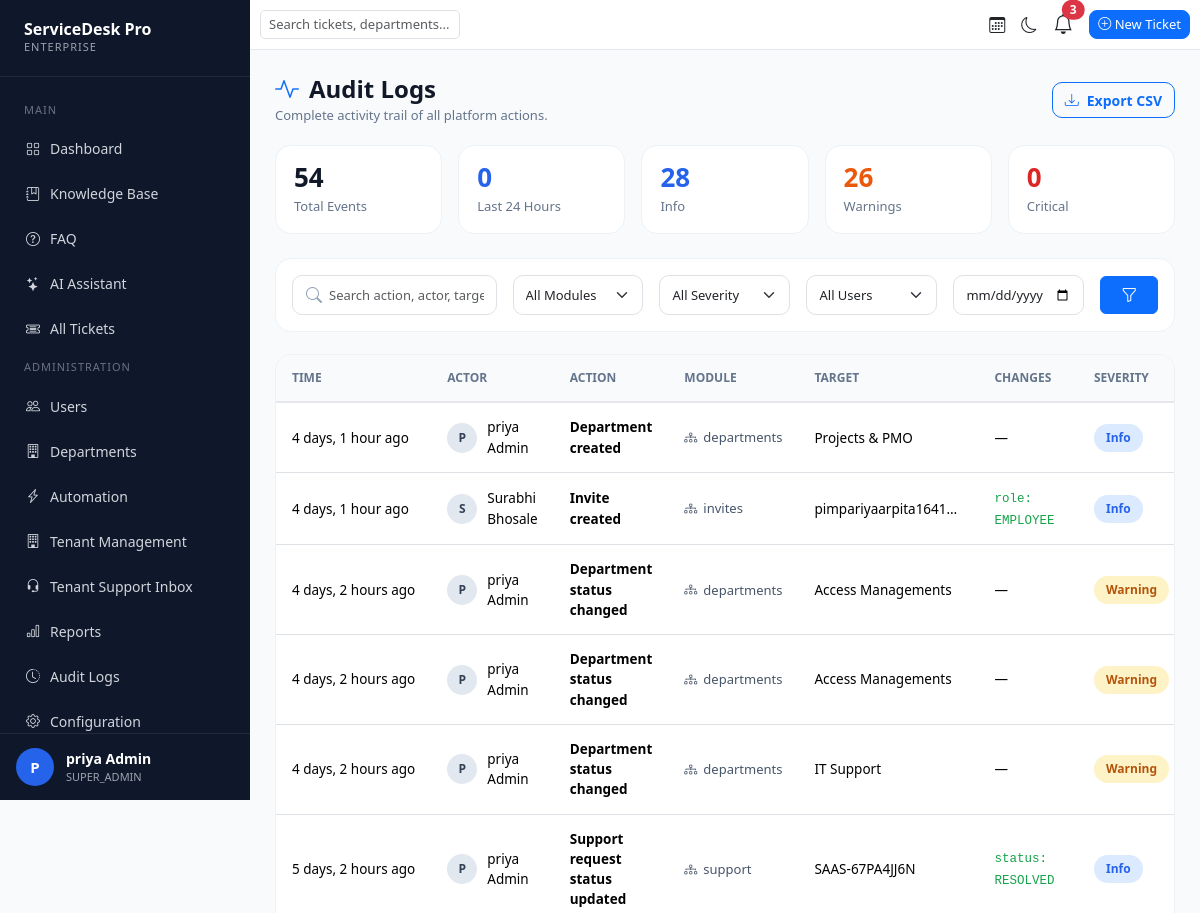
The app's page /audit-logs/ (signed in, upper part), older data.
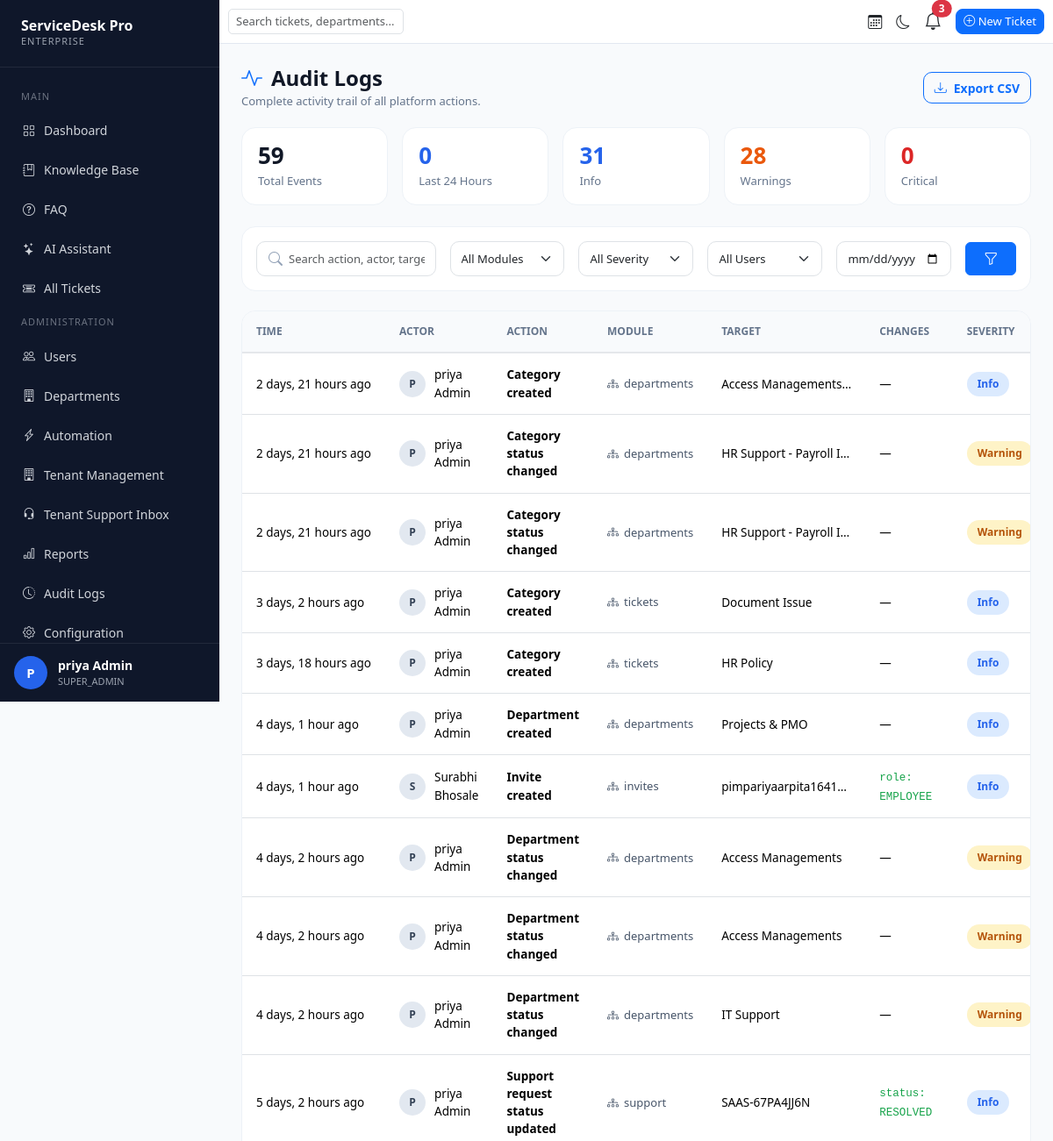
The same page, newer data.
### accounts/models.py (models this page shows, shortened)
class User(AbstractUser):
    ROLE_CHOICES = (
        ('SUPER_ADMIN', 'Super Admin'),
        ('ADMIN', 'Admin'),
        ('AGENT', 'Agent'),
        ('EMPLOYEE', 'Employee'),
    )
    email = models.EmailField(unique=True)
    role = models.CharField(
        max_length=20,
        choices=ROLE_CHOICES,
        default='EMPLOYEE'
    )
    phone = models.CharField(
        max_length=15,
        blank=True,
        null=True
    )
    profile_image = models.ImageField(
        upload_to='profile_images/',
        blank=True,
        null=True
    )
    department = models.ForeignKey(
        'departments.Department',
        on_delete=models.SET_NULL,
        blank=True,
        null=True
    )
    tenant = models.ForeignKey(
        'tenants.Tenant',
        on_delete=models.SET_NULL,
        blank=True,
        null=True,
        related_name='users'
    )
    is_locked = models.BooleanField(
        default=False
    )
    failed_login_attempts = models.PositiveIntegerField(
        default=0
    )
    locked_at = models.DateTimeField(
        null=True,
        blank=True
    )
    USERNAME_FIELD = 'email'
    REQUIRED_FIELDS = ['username']

### auditlogs/models.py (models this page shows, shortened)
class AuditLog(models.Model):
    MODULE_CHOICES = (
        ('USERS', 'Users'),
        ('ROLES', 'Roles'),
        ('TICKETS', 'Tickets'),
        ('DEPARTMENTS', 'Departments'),
        ('CONFIG', 'Config'),
        ('SYSTEM', 'System'),
        ('KNOWLEDGE_BASE', 'Knowledge Base'),
        ('TENANTS', 'Tenants'),
        ('INVITES', 'Invites'),
        ('SUPPORT', 'Support'),
    )
    SEVERITY_CHOICES = (
        ('INFO', 'Info'),
        ('WARNING', 'Warning'),
        ('CRITICAL', 'Critical'),
    )
    actor = models.ForeignKey(
        settings.AUTH_USER_MODEL,
        on_delete=models.SET_NULL,
        null=True,
        blank=True,
        related_name='audit_logs'
    )
    action = models.CharField(
        max_length=100
    )
    action_label = models.CharField(
        max_length=150
    )
    module = models.CharField(
        max_length=20,
        choices=MODULE_CHOICES,
        default='SYSTEM'
    )
    target = models.CharField(
        max_length=255,
        blank=True
    )
    severity = models.CharField(
        max_length=10,
        choices=SEVERITY_CHOICES,
        default='INFO'
    )
    changes_before = models.JSONField(
        null=True,
        blank=True
    )
    changes_after = models.JSONField(
        null=True,
        blank=True
    )
    created_at = models.DateTimeField(
        auto_now_add=True
    )
    class Meta:
        ordering = ['-created_at']
    @property
    def actor_name(self):
        if self.actor:
            full_name = f"{self.actor.first_name} {self.actor.last_name}".strip()
            return full_name if full_name else self.actor.email
        return "System"
    @property
    def changes_summary(self):
        data = self.changes_after or self.changes_before
        if not data:
            return None
        key, value = next(iter(data.items()))
        text = f"{key}: {value}"
        if len(text) > 22:
            text = text[:22] + "…"
        return text
    @property
    def changes_before_json(self):
        return json.dumps(self.changes_before) if self.changes_before else 'null'
    @property
    def changes_after_json(self):
        return json.dumps(self.changes_after) if self.changes_after else 'null'

### auditlogs/views.py (the view)
# urls.py: path('', audit_log_list, name='audit_logs'),
@login_required
def audit_log_list(request):
    if request.user.role not in ['ADMIN', 'SUPER_ADMIN']:
        return redirect('dashboard')
    logs = AuditLog.objects.select_related('actor').all()
    logs = _apply_filters(request, logs)
    all_logs = AuditLog.objects.all()
    total_events = all_logs.count()
    last_24h = all_logs.filter(
        created_at__gte=timezone.now() - timedelta(hours=24)
    ).count()
    info_count = all_logs.filter(severity='INFO').count()
    warning_count = all_logs.filter(severity='WARNING').count()
    critical_count = all_logs.filter(severity='CRITICAL').count()
    context = {
        "logs": logs,
        "total_events": total_events,
        "last_24h": last_24h,
        "info_count": info_count,
        "warning_count": warning_count,
        "critical_count": critical_count,
        "modules": AuditLog.MODULE_CHOICES,
        "severities": AuditLog.SEVERITY_CHOICES,
        "actors": User.objects.filter(
            audit_logs__isnull=False
        ).distinct().order_by('first_name'),
    }
    return render(
        request,
        "audit_logs.html",
        context
    )

### templates/audit_logs.html (shortened to what this page needs)
{% extends 'base.html' %}
{% block content %}
<div class="audit-logs">
    <div class="page-header">
        <div>
            <h2 class="page-title">
                <i class="bi bi-activity text-primary"></i>
                Audit Logs
            </h2>
            <p class="page-subtitle">
                Complete activity trail of all platform actions.
            </p>
        </div>
        <div>
            <a href="{% url 'audit_logs_export_csv' %}?{{ request.GET.urlencode }}" class="btn btn-outline-primary export-btn">
                <i class="bi bi-download me-2"></i>
                Export CSV
            </a>
        </div>
    </div>
    <div class="row g-3 mb-4">
        <div class="col-xl col-md-4 col-6">
            <div class="summary-card summary-total">
                <h3>{{ total_events }}</h3>
                <span>Total Events</span>
            </div>
        </div>
        <div class="col-xl col-md-4 col-6">
            <div class="summary-card summary-recent">
                <h3>{{ last_24h }}</h3>
                <span>Last 24 Hours</span>
            </div>
        </div>
        <div class="col-xl col-md-4 col-6">
            <div class="summary-card summary-info">
                <h3>{{ info_count }}</h3>
                <span>Info</span>
            </div>
        </div>
        <div class="col-xl col-md-4 col-6">
            <div class="summary-card summary-warning">
                <h3>{{ warning_count }}</h3>
                <span>Warnings</span>
            </div>
        </div>
        <div class="col-xl col-md-4 col-6">
            <div class="summary-card summary-critical">
                <h3>{{ critical_count }}</h3>
                <span>Critical</span>
            </div>
        </div>
    </div>
    <div class="filter-card">
        <form method="get">
            <div class="row g-3 align-items-center">
                <div class="col-lg-3">
                    <div class="filter-search-box">
                        <i class="bi bi-search"></i>
                        <input type="text" class="form-control" name="search"
                               placeholder="Search action, actor, target..."
                               value="{{ request.GET.search }}">
                    </div>
                </div>
                <div class="col-lg-2">
                    <select class="form-select" name="module">
                        <option value="">All Modules</option>
                    </select>
                </div>
                <div class="col-lg-2">
                    <select class="form-select" name="severity">
                        <option value="">All Severity</option>
                    </select>
                </div>
                <div class="col-lg-2">
                    <select class="form-select" name="user">
                        <option value="">All Users</option>
                    </select>
                </div>
                <div class="col-lg-2">
                    <input type="date" class="form-control" name="date" value="{{ request.GET.date }}">
                </div>
                <div class="col-lg-1 d-flex gap-2">
                    <button class="btn btn-primary w-100" title="Apply Filters">
                        <i class="bi bi-funnel"></i>
                    </button>
                </div>
            </div>
        </form>
    </div>
    <div class="table-card">
        <div class="table-responsive">
            <table class="table align-middle">
                <thead>
                    <tr>
                        <th>Time</th>
                        <th>Actor</th>
                        <th>Action</th>
                        <th>Module</th>
                        <th>Target</th>
                        <th>Changes</th>
                        <th>Severity</th>
                    </tr>
                </thead>
                <tbody>
                {% for log in logs %}
                    <tr class="audit-row"
                        data-timestamp="{{ log.created_at|date:'M d, Y, g:i A' }}"
                        data-severity="{{ log.severity }}"
                        data-severity-label="{{ log.get_severity_display }}"
                        data-actor="{{ log.actor_name }}"
                        data-module="{{ log.get_module_display }}"
                        data-action="{{ log.action }}"
                        data-action-label="{{ log.action_label }}"
                        data-target="{{ log.target }}"
                        data-before='{{ log.changes_before_json }}'
                        data-after='{{ log.changes_after_json }}'>
                        <td class="time-cell" title="{{ log.created_at|date:'M d, Y, g:i A' }}">
                            {{ log.created_at|timesince }} ago
                        </td>
                        <td>
                            <div class="actor-info">
                                <div class="actor-avatar {% if not log.actor %}system{% endif %}">
                                    {% if log.actor %}
                                        {{ log.actor.first_name|slice:":1"|upper|default:log.actor.email|slice:":1"|upper }}
                                    {% endif %}
                                </div>
                                {% if log.actor %}
                                    <span>{{ log.actor_name }}</span>
                                {% endif %}
                            </div>
                        </td>
                        <td>
                            <strong>{{ log.action_label }}</strong>
                        </td>
                        <td>
                            <span class="module-chip">
                                <i class="bi bi-diagram-3"></i>
                                {{ log.get_module_display|lower }}
                            </span>
                        </td>
                        <td class="target-cell" title="{{ log.target }}">
                            {{ log.target|default:"—" }}
                        </td>
                        <td class="changes-cell">
                            {% if log.changes_summary %}
                                <code>{{ log.changes_summary }}</code>
                            {% else %}
                                —
                            {% endif %}
                        </td>
                        <td>
                            <span class="severity-badge severity-{{ log.severity|lower }}">
                                {{ log.get_severity_display }}
                            </span>
                        </td>
                    </tr>
                {% endfor %}
                </tbody>
            </table>
        </div>
    </div>
</div>
{% endblock %}

### templates/base.html (shortened to what this page needs)
<!DOCTYPE html>
<html lang="en">
<head>
    <link href="https://cdn.jsdelivr.net/npm/bootstrap@5.3.3/dist/css/bootstrap.min.css" rel="stylesheet">
    <link rel="stylesheet" href="https://cdn.jsdelivr.net/npm/bootstrap-icons@1.11.3/font/bootstrap-icons.min.css">
</head>
<body>
<div class="sidebar">
    <div class="logo">
        <h3>ServiceDesk Pro</h3>
        <p>ENTERPRISE</p>
    </div>
    <div class="menu">
        <div class="menu-title">Main</div>
        <a href="{% url 'dashboard' %}">
            <i class="bi bi-grid"></i> Dashboard
        </a>
        <a href="{% url 'knowledge_base_list' %}">
            <i class="bi bi-journal-bookmark"></i> Knowledge Base
        </a>
        <a href="{% url 'faq_list' %}">
            <i class="bi bi-question-circle"></i> FAQ
        </a>
        <a href="{% url 'ai_assistant' %}">
            <i class="bi bi-stars"></i> AI Assistant
        </a>
        {% if request.user.role == 'ADMIN' or request.user.role == 'SUPER_ADMIN' %}
        <a href="{% url 'all_tickets' %}">
            <i class="bi bi-ticket-detailed"></i> All Tickets
        </a>
        <div class="menu-title">Administration</div>
        <a href="{% url 'users_list' %}">
            <i class="bi bi-people"></i> Users
        </a>
        <a href="{% url 'department_list' %}">
            <i class="bi bi-building"></i> Departments
        </a>
        <a href="{% url 'automation_list' %}">
            <i class="bi bi-lightning-charge"></i> Automation
        </a>
        {% if request.user.role == 'SUPER_ADMIN' %}
        <a href="{% url 'tenant_list' %}">
            <i class="bi bi-building"></i> Tenant Management
        </a>
        <a href="{% url 'support_inbox' %}">
            <i class="bi bi-headset"></i> Tenant Support Inbox
        </a>
        {% endif %}
        <a href="{% url 'reports' %}">
            <i class="bi bi-bar-chart"></i> Reports
        </a>
        <a href="{% url 'audit_logs' %}">
            <i class="bi bi-clock-history"></i> Audit Logs
        </a>
        <a href="{% url 'config_home' %}">
            <i class="bi bi-gear"></i> Configuration
        </a>
        {% endif %}
    </div>
   <div class="sidebar-footer">
        <div class="avatar">
            {{ request.user.first_name|first|default:"U"|upper }}
        </div>
        <div class="user-box">
            <strong>
                {{ request.user.first_name }} {{ request.user.last_name }}
            </strong>
            <span>
                {{ request.user.role }}
            </span>
        </div>
    </div>
</div>
<div class="content">
    <div class="navbar-custom">
        <div class="d-flex justify-content-between align-items-center h-100 w-100">
            <div class="search-box">
                <input type="text" id="openSearch" class="form-control"
                       placeholder="Search tickets, departments..." readonly>
            </div>
            <div class="d-flex align-items-center">
                <i class="bi bi-calendar3 me-3"></i>
                <i id="themeToggle"
                   class="bi bi-moon me-3"
                   style="cursor:pointer;"></i>
                <div class="dropdown me-3">
                    <button class="btn p-0 border-0 bg-transparent position-relative" type="button"
                        data-bs-toggle="dropdown" aria-expanded="false">
                        <i class="bi bi-bell fs-5"></i>
                        {% if unread_notifications > 0 %}
                        <span class="position-absolute top-0 start-100 translate-middle badge rounded-pill bg-danger">
                            {{ unread_notifications }}
                        </span>
                        {% endif %}
                    </button>
                </div>
                <a href="{% url 'create_ticket' %}"
                   class="btn btn-primary new-ticket-btn">
                    <i class="bi bi-plus-circle"></i> New Ticket
                </a>
            </div>
        </div>
    </div>
    <div class="page-content">
        {% block content %}
        {% endblock %}
    </div>
</div>

Row changes from the older to the newer data that the page shows:
added AuditLog: created_at "2 days, 21 hours", actor.first_name "P", actor_name "priya Admin", action_label "Category created", module "departments", target "Access Managements…", severity "Info"
added AuditLog: created_at "2 days, 21 hours", actor.first_name "P", actor_name "priya Admin", action_label "Category status changed", module "departments", target "HR Support - Payroll I…", severity "Warning"
added AuditLog: created_at "2 days, 21 hours", actor.first_name "P", actor_name "priya Admin", action_label "Category status changed", module "departments", target "HR Support - Payroll I…", severity "Warning"
added AuditLog: created_at "3 days, 2 hours", actor.first_name "P", actor_name "priya Admin", action_label "Category created", module "tickets", target "Document Issue", severity "Info"
added AuditLog: created_at "3 days, 18 hours", actor.first_name "P", actor_name "priya Admin", action_label "Category created", module "tickets", target "HR Policy", severity "Info"
Text that changed along with them:
{{ total_events }}: "54" → "59"
{{ info_count }}: "28" → "31"
{{ warning_count }}: "26" → "28"
